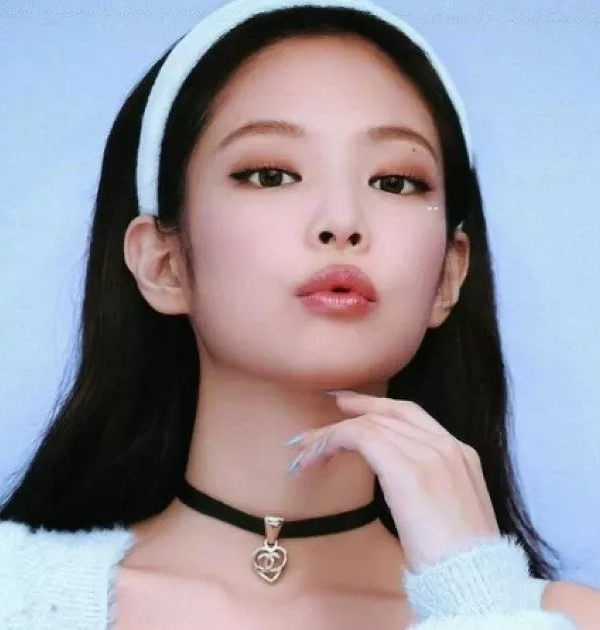
#> input picture hw2/ex1_images/jennie.png, 600 x 630 px
$ jupyter execute --allow-errors ex234.ipynb
#> lines starting #> are read from the running program, lines starting #| are printed output that depends on the picture
[cell 1]
import io
import ipywidgets as widgets
import matplotlib.pyplot as plt
import PIL.Image
import numpy as np
import urllib
from skimage.transform import resize
from matplotlib.image import imread
import os
from IPython.display import display
from skimage import io as io_url
import cv2
import numpy as np
from PIL import Image

[cell 2]
# Create image widgets
image3_spatial = widgets.Image(format='png', width=500, height=500, description='Spatial')
image3_freq    = widgets.Image(format='png', width=500, height=500, description='Frequency')
sidebyside     = widgets.HBox([image3_spatial, image3_freq])

# Create slider/select widgets
slider_inner   = widgets.FloatSlider(value=0,      min=0, max=1,      step=0.01, description='Inner radius')
slider_outer   = widgets.FloatSlider(value=1.44/2, min=0, max=1.44/2, step=0.01, description='Outer radius')

buf            = io.BytesIO()

#> (the rest of this cell did not finish here and is left out)

[cell 3]
def read_img(img_path, img_size=(512, 512)):
  """
    + Đọc ảnh
    + Chuyển thành grayscale
    + Thay đổi kích thước ảnh thành img_size
  """
#> called with img_path = 'ex1_images/jennie.png', img_size = (512, 512)
  img = cv2.imread(img_path, 0)
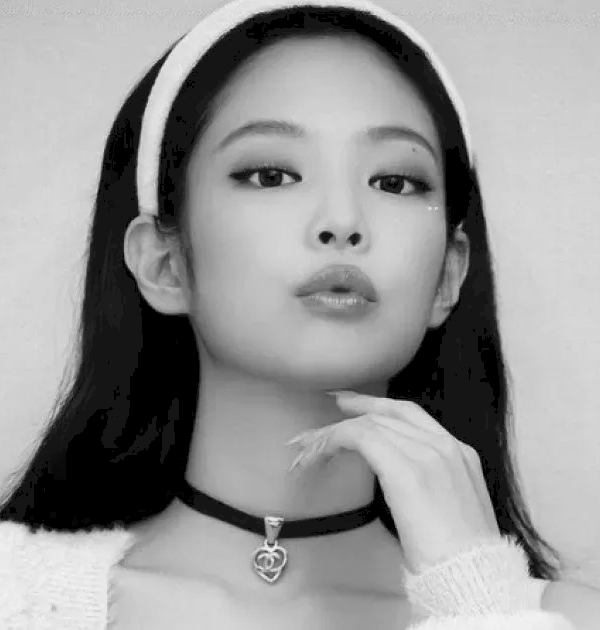
#> img: shape (630, 600); min 0, max 251, mean 150
  img = cv2.resize(img, img_size)
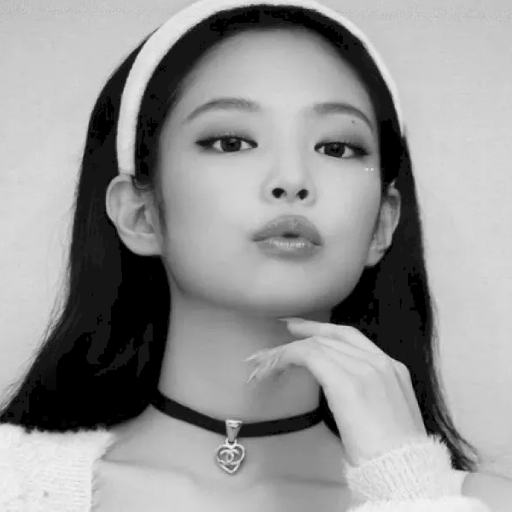
#> img: shape (512, 512); min 0, max 244, mean 149.9
#> call 2 of read_img, with img_path = 'ex1_images/dog.png', img_size = (512, 512)
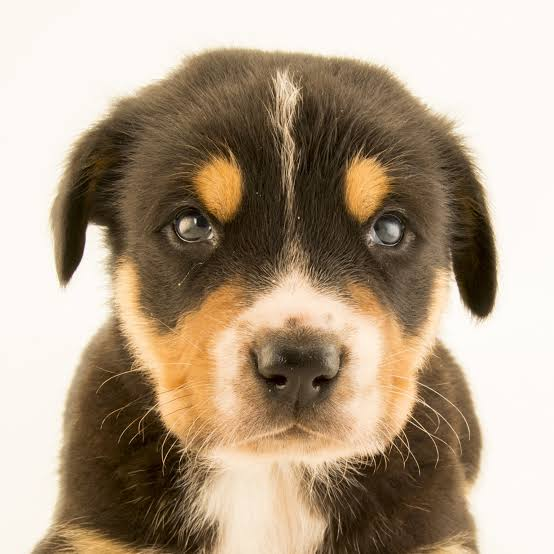
#> input picture hw2/ex1_images/dog.png, 554 x 554 px
#> in read_img (call 2), `img = cv2.imread(img_path, 0)`:
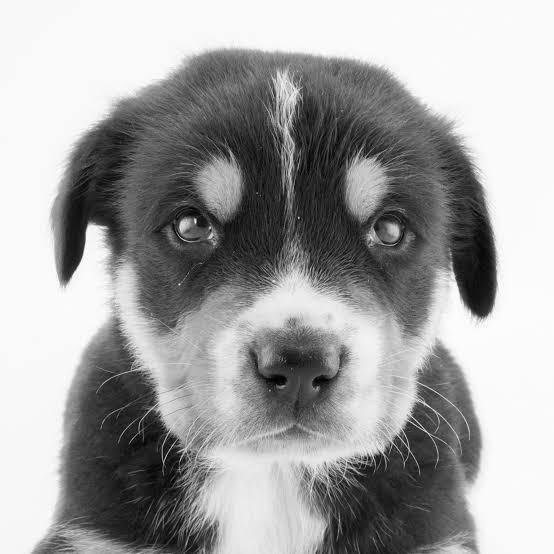
#> img: shape (554, 554); min 0, max 255, mean 162.4
  return img


def create_hybrid_img(img1, img2, r):
  """
  Create hydrid image
  Params:
    img1: numpy image 1
    img2: numpy image 2
    r: radius that defines the filled circle of frequency of image 1. Refer to the homework title to know more.
  """
#> called with r = 14
  # You need to implement the function

  fft_img1 = np.fft.fft2(img1)
  fft_img2 = np.fft.fft2(img2)

  shift_img1 = np.fft.ifftshift(fft_img1)
  shift_img2 = np.fft.ifftshift(fft_img2)

  y, x = np.indices(img1.shape)
  center = np.array(img1.shape) // 2
#> center = [256, 256]
  distance = ((x - center[0])**2 + (y - center[1])**2)**0.5
  mask = distance <= r

  masked_img = shift_img1 * mask + shift_img2 * ~mask

  shifted_masked_img = np.fft.ifftshift(masked_img)

  hybrid_img = np.abs(np.fft.ifft2(shifted_masked_img))
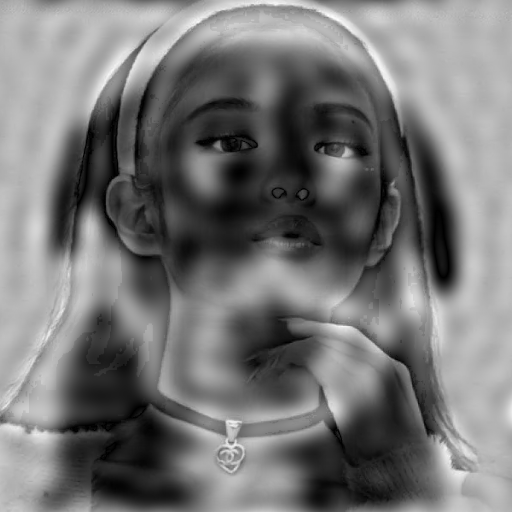
#> hybrid_img: shape (512, 512) float64; min 0.00115, max 351, mean 162.7; drawn with min black and max white

  return hybrid_img
